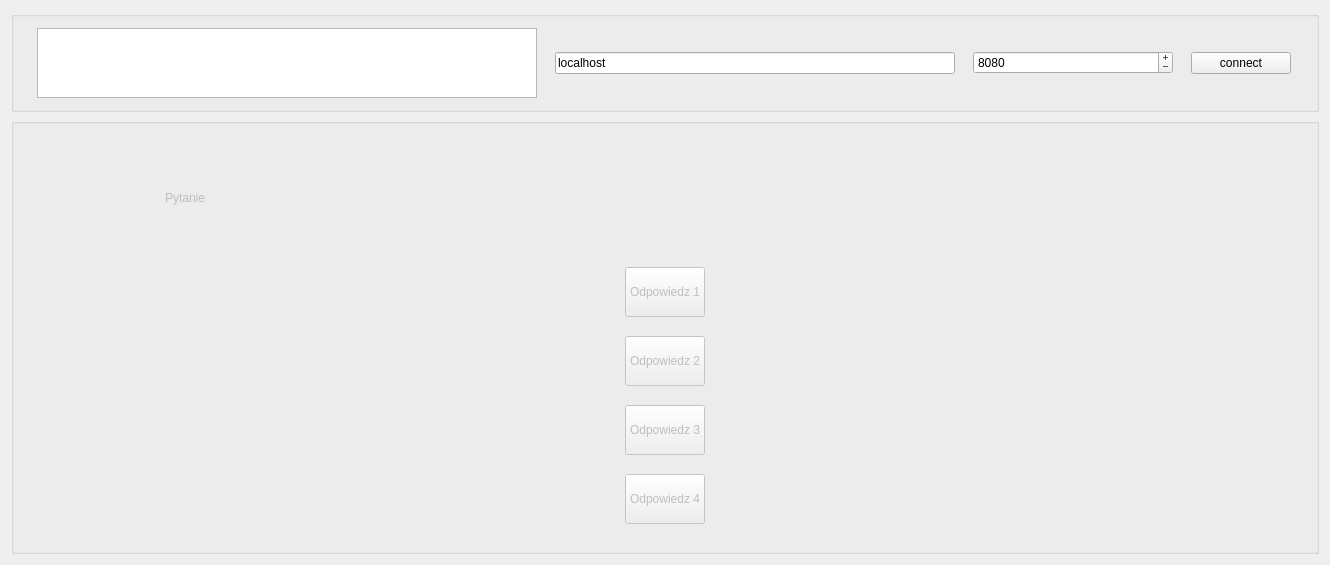
<?xml version="1.0" encoding="UTF-8"?>
<ui version="4.0">
 <class>MyWidget</class>
 <widget class="QWidget" name="MyWidget">
  <property name="geometry">
   <rect>
    <x>0</x>
    <y>0</y>
    <width>1330</width>
    <height>565</height>
   </rect>
  </property>
  <property name="windowTitle">
   <string>Simple TCP client</string>
  </property>
  <layout class="QVBoxLayout" name="verticalLayout">
   <item>
    <widget class="QGroupBox" name="connectGroup">
     <property name="title">
      <string/>
     </property>
     <layout class="QHBoxLayout" name="horizontalLayout">
      <item alignment="Qt::AlignTop">
       <widget class="QTextEdit" name="msgsTextEdit">
        <property name="maximumSize">
         <size>
          <width>500</width>
          <height>100</height>
         </size>
        </property>
       </widget>
      </item>
      <item>
       <widget class="QLineEdit" name="hostLineEdit">
        <property name="maximumSize">
         <size>
          <width>400</width>
          <height>16777215</height>
         </size>
        </property>
        <property name="text">
         <string>localhost</string>
        </property>
       </widget>
      </item>
      <item>
       <widget class="QSpinBox" name="portSpinBox">
        <property name="maximumSize">
         <size>
          <width>200</width>
          <height>16777215</height>
         </size>
        </property>
        <property name="buttonSymbols">
         <enum>QAbstractSpinBox::PlusMinus</enum>
        </property>
        <property name="minimum">
         <number>1</number>
        </property>
        <property name="maximum">
         <number>65535</number>
        </property>
        <property name="value">
         <number>8080</number>
        </property>
       </widget>
      </item>
      <item>
       <widget class="QPushButton" name="conectBtn">
        <property name="maximumSize">
         <size>
          <width>100</width>
          <height>16777215</height>
         </size>
        </property>
        <property name="text">
         <string>connect</string>
        </property>
       </widget>
      </item>
     </layout>
    </widget>
   </item>
   <item>
    <widget class="QGroupBox" name="talkGroup">
     <property name="enabled">
      <bool>false</bool>
     </property>
     <property name="title">
      <string/>
     </property>
     <layout class="QGridLayout" name="gridLayout">
      <item row="5" column="0" alignment="Qt::AlignHCenter">
       <widget class="QPushButton" name="fourthBtn">
        <property name="sizePolicy">
         <sizepolicy hsizetype="Expanding" vsizetype="Expanding">
          <horstretch>0</horstretch>
          <verstretch>0</verstretch>
         </sizepolicy>
        </property>
        <property name="maximumSize">
         <size>
          <width>300</width>
          <height>50</height>
         </size>
        </property>
        <property name="text">
         <string>Odpowiedz 4</string>
        </property>
       </widget>
      </item>
      <item row="0" column="0">
       <widget class="QLabel" name="questionLabel">
        <property name="sizePolicy">
         <sizepolicy hsizetype="Expanding" vsizetype="Expanding">
          <horstretch>0</horstretch>
          <verstretch>0</verstretch>
         </sizepolicy>
        </property>
        <property name="maximumSize">
         <size>
          <width>1000</width>
          <height>100</height>
         </size>
        </property>
        <property name="text">
         <string>Pytanie</string>
        </property>
       </widget>
      </item>
      <item row="1" column="0" alignment="Qt::AlignHCenter">
       <widget class="QPushButton" name="firstBtn">
        <property name="sizePolicy">
         <sizepolicy hsizetype="Expanding" vsizetype="Expanding">
          <horstretch>0</horstretch>
          <verstretch>0</verstretch>
         </sizepolicy>
        </property>
        <property name="maximumSize">
         <size>
          <width>300</width>
          <height>50</height>
         </size>
        </property>
        <property name="text">
         <string>Odpowiedz 1</string>
        </property>
       </widget>
      </item>
      <item row="4" column="0" alignment="Qt::AlignHCenter">
       <widget class="QPushButton" name="thirdBtn">
        <property name="sizePolicy">
         <sizepolicy hsizetype="Expanding" vsizetype="Expanding">
          <horstretch>0</horstretch>
          <verstretch>0</verstretch>
         </sizepolicy>
        </property>
        <property name="maximumSize">
         <size>
          <width>300</width>
          <height>50</height>
         </size>
        </property>
        <property name="text">
         <string>Odpowiedz 3</string>
        </property>
       </widget>
      </item>
      <item row="2" column="0" alignment="Qt::AlignHCenter">
       <widget class="QPushButton" name="secondBtn">
        <property name="sizePolicy">
         <sizepolicy hsizetype="Expanding" vsizetype="Expanding">
          <horstretch>0</horstretch>
          <verstretch>0</verstretch>
         </sizepolicy>
        </property>
        <property name="maximumSize">
         <size>
          <width>300</width>
          <height>50</height>
         </size>
        </property>
        <property name="text">
         <string>Odpowiedz 2</string>
        </property>
       </widget>
      </item>
     </layout>
    </widget>
   </item>
  </layout>
 </widget>
 <layoutdefault spacing="6" margin="11"/>
 <tabstops>
  <tabstop>portSpinBox</tabstop>
  <tabstop>hostLineEdit</tabstop>
  <tabstop>conectBtn</tabstop>
 </tabstops>
 <resources/>
 <connections/>
</ui>
